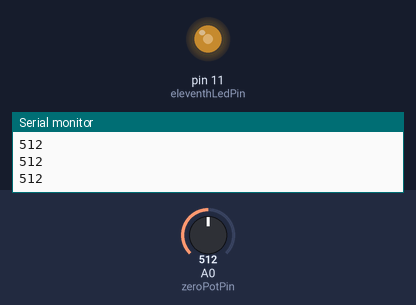
Bench run of a sketch on a simulated Arduino Uno, built with avr-gcc and run on an emulated ATmega328P. Shown: output pins drawn as LEDs (lit = HIGH), the last lines printed to the serial monitor. Inputs (shaded band) come from the test bench; at power-on: A0 (zeroPotPin) = 512.

Above: at 1.2 s.
1.3 s: A0 (zeroPotPin) set to 716
At 2.2 s:
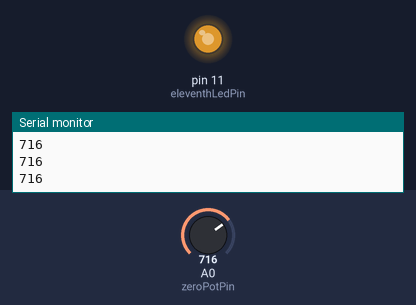
2.8 s: A0 (zeroPotPin) set to 900
At 3.1 s:
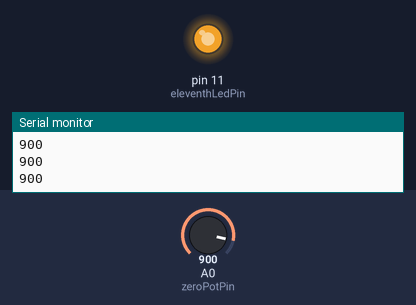
4.3 s: A0 (zeroPotPin) set to 122
At 5.5 s:
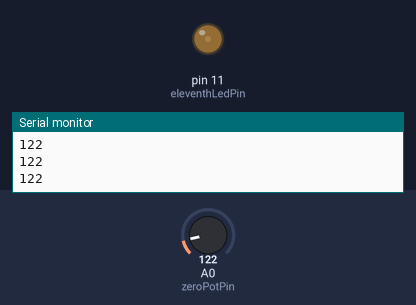
5.8 s: A0 (zeroPotPin) set to 0
At 6.8 s:
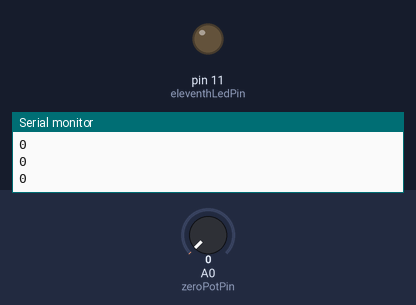
Timing chart, 0 to 8.3 s (numbered marks = the images above; inputs shaded):
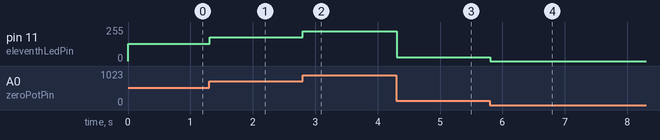

The sketch:

p3_potentiometer.ino.ino
```cpp
int zeroPotPin=0;// initialize analog pin 0
int eleventhLedPin=11;//initialize digital pin 11（PWM output）
int sens=0;// Temporarily store variables' value from the sensor

void setup() {
  pinMode(eleventhLedPin,OUTPUT);// define digital pin 11 as “output”
  Serial.begin(9600);// set baud rate at 9600
// attention: for analog ports, they are automatically set up as “input”
}
void loop() {
  sens = analogRead(zeroPotPin);// read the analog value from the sensor and assign it to val
  Serial.println(sens);// display value of val
  analogWrite(eleventhLedPin,sens/4);// turn on LED and set up brightness（maximum output of PWM is 255）
  delay(10);// wait for 0.01 second
}
```

Measured:
- after the input at 1.3 s, pin 11 (eleventhLedPin): 128/255 → 179/255 at once
- after the input at 2.8 s, pin 11 (eleventhLedPin): 179/255 → 225/255 at once
- after the input at 4.3 s, pin 11 (eleventhLedPin): 225/255 → 30/255 at once
- after the input at 5.8 s, pin 11 (eleventhLedPin): 30/255 → 0/255 at once
